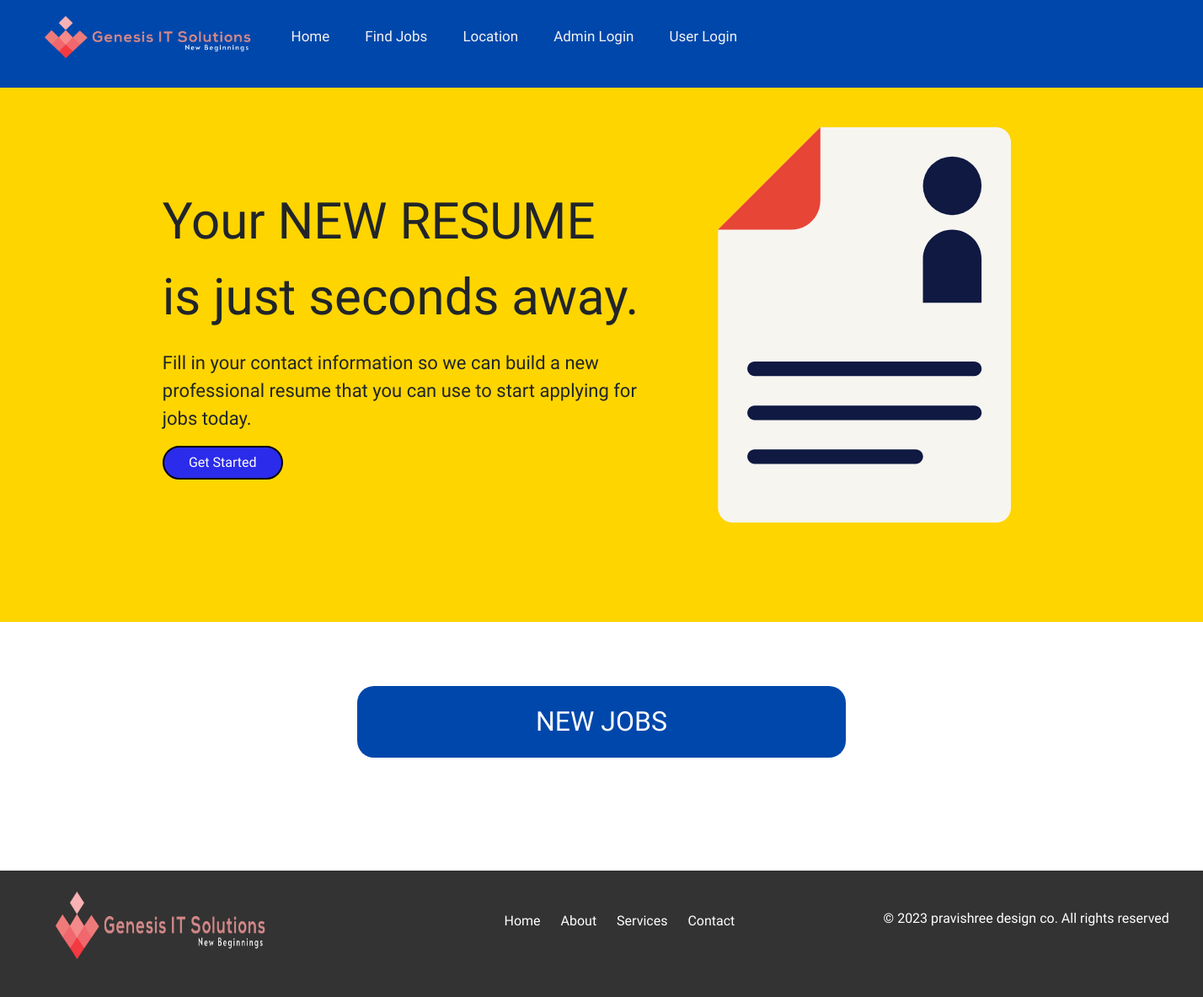
Before: /jobs.php with the older database file.
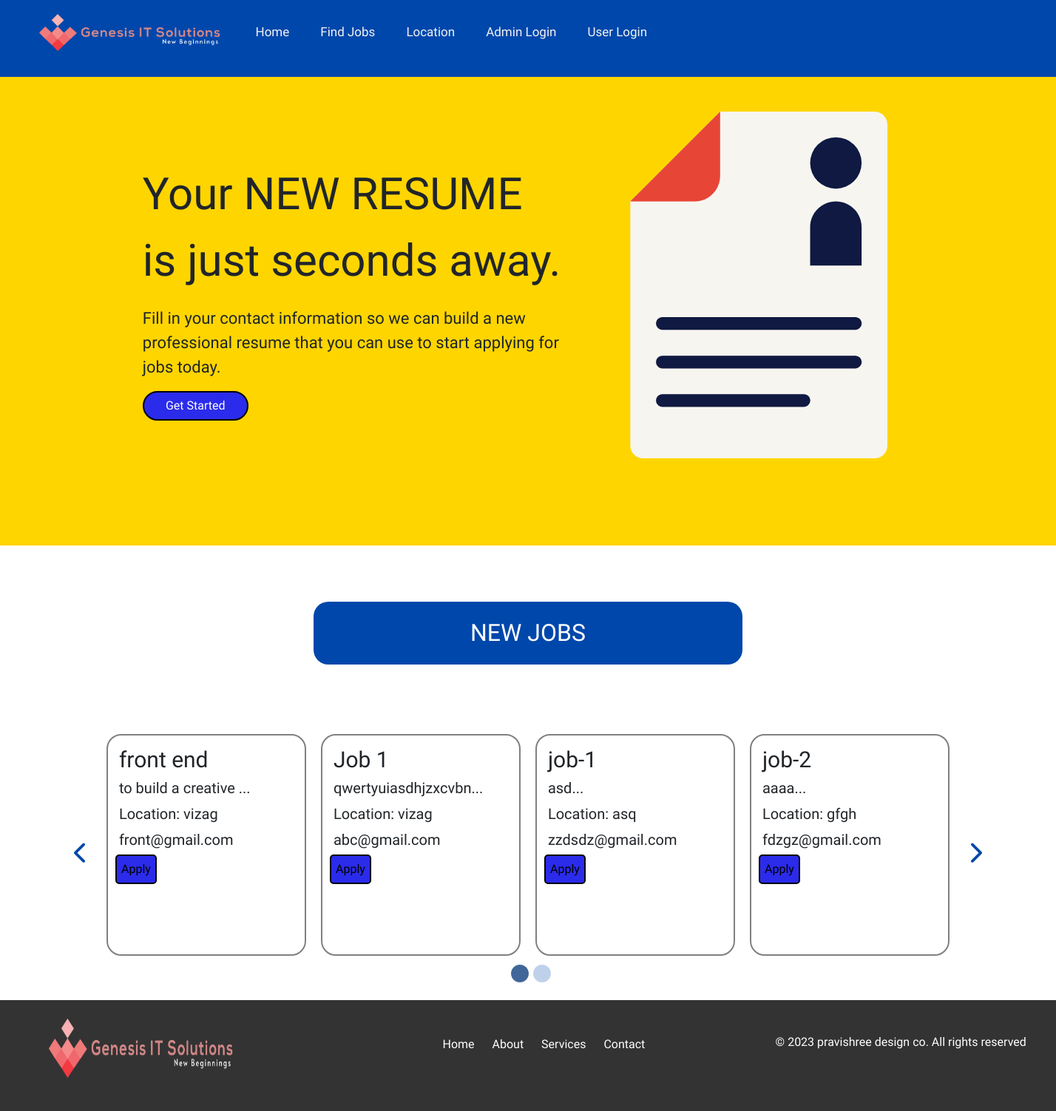
After: the same page with the newer database file.
### tables this page shows
CREATE TABLE `jobs` (
  `id` int(11) NOT NULL,
  `job_title` varchar(50) NOT NULL,
  `job_description` varchar(200) NOT NULL,
  `job_location` varchar(30) NOT NULL,
  `contact_email` varchar(50) NOT NULL
);

### jobs.php (the view, shortened to what this page needs)
<!DOCTYPE html>
<html>
<head>
  <link href="https://cdn.jsdelivr.net/npm/bootstrap@5.3.0/dist/css/bootstrap.min.css" rel="stylesheet"
>
  <link rel="stylesheet" href="https://cdnjs.cloudflare.com/ajax/libs/jquery/3.7.0/jquery.min.js">
  <link rel="stylesheet" href="./css/slick.css">
  <link rel="stylesheet" href="./css/slick-theme.css">
  <link rel="stylesheet" href="https://cdnjs.cloudflare.com/ajax/libs/font-awesome/6.4.0/css/all.min.css"/>
  <link rel="stylesheet" href="./css/jobs.css">
</head>
<body>
  <div class="topnav" id="myTopnav">
    <ul>
      <li><a href="./index.php" class="active"><img src="./images/logo.png" height="50px" width="inherit"
          style="margin-right: 5px;"><b style="color: rgb(211, 136, 136);font-size: 20px;"></b></b></a>
      </li>
      <li><a href="./index.php">Home</a></li>
      <li><a href="./jobs.php" >Find Jobs</a></li>
      <li><a href="./location.php" >Location</a></li>
      <?php if(isset($_SESSION['user_role']) && ($_SESSION['user_role']=='user')): ?>
        <li><a href="">Welcome <?php echo $_SESSION['name']; ?></a></li>
        <li><a href="./logout.php" style="font-weight: 600; color: red;">Logout</a></li>
      <?php elseif(isset($_SESSION['user_role']) && ($_SESSION['user_role']=='admin')): ?>
        <li><a href="">Welcome <?php echo $_SESSION['name']; ?></a></li>
        <li><a href="./admin/dashboard.php">Admin Panel</a></li>
        <li><a href="./logout.php" style="font-weight: 600; color: red;">Logout</a></li>
      <?php else: ?>
        <li><a href="./admin/index.php" >Admin Login</a></li>
        <li><a href="./login.php" >User Login</a></li>
      <?php endif; ?>
    </ul>
  </div>
  <div class="header-2">
    <div class="head-para">
      <p class="paragraph">
        Your NEW RESUME is just seconds away.
      </p>
      <p class="caption">Fill in your contact information so we can build a new professional resume that you can use to start applying
        for jobs today.</p>
      <button><a href="./build-resume.php">Get Started</a></button>
    </div>
    <div class="head-img">
      <img src="./images/resume_yellowBG_1.svg" class="responsive">
    </div>
  </div>
  <div class="job">
    <div class="job-lists">
      <div class="container">
        <h1>Job Portal - Job Section</h1>
        <div class="heading">
          <h2>NEW JOBS</h2>
        </div>
      </div>
    </div>
  </div>
  <div class="jobs">
    <?php
      include('./admin/database.php');
      $sql = "SELECT * FROM jobs";
      $result = mysqli_query($con, $sql);
    ?>
    <div class="container">
      <i class="fa-solid fa-chevron-left prev"></i>
      <i class="fa-solid fa-chevron-right next"></i>
      <div class="job-postings">
        <?php while ($row = mysqli_fetch_assoc($result)) : ?>
            <div class="job-item">
              <?php
                $data = $row['job_description'];
                $substring = substr($data, 0 ,20);
                $description = $substring."...";
              ?>
              <h3><?php echo $row['job_title']; ?></h3>
              <p><?php echo $description; ?></p>
              <p>Location: <?php echo $row['job_location']; ?></p>
              <p><?php echo $row['contact_email']; ?></p>
              <button id="popupButton">Apply</button>
            </div>
        <?php endwhile; ?>
      </div>
    </div>
  </div>
  <footer class="footer">
    <div class="container">
      <div class="footer-content">
        <div class="image"><img src="./images/resilient_logo.png" alt=""></div>
        <div>
          <nav class="footer-nav">
            <a href="#home">Home</a>
            <a href="#about">About</a>
            <a href="#services">Services</a>
            <a href="#contact">Contact</a>
          </nav>
        </div>
        <div class="company-name">
          <p>&copy; 2023 <a href="http://pravishree.com">pravishree design co. All rights reserved</a></p>
        </div>
      </div>
    </div>
  </footer>
</body>
</html>

### css/jobs.css (style rules this page uses)
body { margin: 0; font-family: 'Roboto Condensed', sans-serif; }
a { text-decoration: none; color: black; }
li { list-style: none; }
.topnav { overflow: hidden; background-color: #0047AB; }
.topnav ul { display: flex; justify-content: flex-start; align-items: center; }
.topnav ul li { font-size: 14px; margin: 5px; }
.topnav a { float: left; display: block; color: #f2f2f2; text-align: center; padding: 14px 16px; text-decoration: none; font-size: 17px; }
.topnav a.active { background-color: #0047AB; color: white; }
h1 { color: #ffff; }
.header-2 { display: flex; flex-direction: row; justify-content: center; background-color: rgb(255, 213, 0); }
.head-para { width: 50%; height: auto; }
.head-img { width: 50%; margin-top: -5%; margin-left: -12%; height: auto; }
.head-para .caption { font-size: 22px; }
.head-para button { width: 25%; height: 40px; border-radius: 20px; }
.head-img .responsive { width: 85%; height: auto; }
button { width: fit-content; height: 40px; border-radius: 5px; border-style: solid; background-color: rgb(43, 43, 235); }
a { color: #fff; }
.head-para { width: 40%; margin-left: 5%; margin-top: 8%; }
.job .heading { display: flex; justify-content: center; align-items: center; }
.job h2 { width: 50%; height: auto; background-color: #0047AB; color: #fff; border-radius: 20px; padding: 2%; text-align: center; }
.paragraph { font-size: 60px; }
.container { max-width: 1200px; margin: 0 auto; padding: 20px; }
.footer { background-color: #333; color: #fff; text-align: center; bottom: 0; left: 0; width: 100%; height: 150px; padding: 0px 0; }
.footer .container { padding: 0px; padding-top: 15px; margin: 0%; display: flex; justify-content: center; }
.footer .footer-content { position: relative; left: 15%; display: flex; flex-direction: row; justify-content: space-between; align-items: center; }
.footer .footer-content div { padding: 10px 30px; }
.footer .footer-content .image { padding: 10px 30px; position: relative; left: -20%; }
.footer .footer-content .company-name { padding: 10px 30px; position: relative; right: -10%; }
.footer img { width: 250px; height: 80px; }
.footer-nav { margin-bottom: 10px; }
.footer-nav a { color: #fff; text-decoration: none; margin: 0 10px; }
.jobs { position: relative; }
.jobs .container { width: 100%; }
.jobs .prev { position: absolute; top: 45%; left: 100px; font-size: 30px; color: #0047AB; cursor: pointer; }
.jobs .next { position: absolute; top: 45%; right: 100px; font-size: 30px; color: #0047AB; cursor: pointer; }
.job-item { text-align: start; height: 300px; width: 20%; border-radius: 20px; border: 2px solid gray; padding: 10px; margin: 10px; display: flex; flex-direction: column; justify-content: center; align-items: center; }
.job-item h3 { font-size: 30px; margin: 2% }
.job-item p { font-size: 20px; margin: 2% }

Changed rows visible on the page:
added jobs: job_title "front end", job_description "to build a creative ...", job_location "vizag", contact_email "front@gmail.com"
added jobs: job_title "Job 1", job_description "qwertyuiasdhjzxcvbn...", job_location "vizag", contact_email "abc@gmail.com"
added jobs: job_title "job-1", job_description "asd...", job_location "asq", contact_email "zzdsdz@gmail.com"
added jobs: job_title "job-2", job_description "aaaa...", job_location "gfgh", contact_email "fdzgz@gmail.com"
